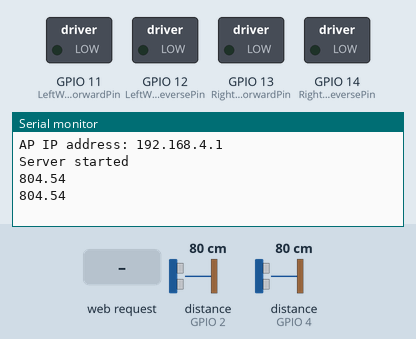
Recording of a sketch running on a simulated ESP32-S3. Shown: switched loads named in the sketch (green lamp = pin HIGH), the last lines printed to the serial monitor. Wiring (inferred from the names in the program): 2 × ultrasonic range finder: trigger GPIO 1, echo GPIO 2 / trigger GPIO 3, echo GPIO 4. The inputs (shaded band) are chosen by the test bench; at power-on: distance to the obstacle (sensors on GPIO 2, GPIO 4) 80 cm. The echo pulse lasts 58.3 µs per cm; pins used as bus, display or sensor lines are not drawn.

Above: at 1.4 s.
1.5 s: HTTP request GET /H received
At 2.04 s:
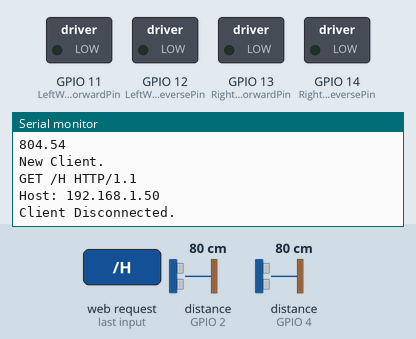
3.3 s: HTTP request GET /L received
At 3.88 s:
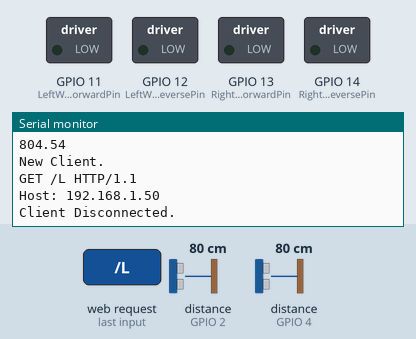

Measured:
- after the input at 1.5 s, the serial monitor: prints a new line after 0.33 s (image 1)
- after the input at 3.3 s, the serial monitor: prints a new line after 0.37 s (image 2)

The sketch:

MazeCar_Code_.ino
```cpp
#include <WiFi.h>
#include <WiFiClient.h>
#include <WiFiAP.h>

//Pins for Ultrasonic Sensors
const int pingPinStraight = A2; // Trigger Pin of Ultrasonic Sensor Facing Straight
const int echoPinStraight = A3; // Echo Pin of Ultrasonic Sensor Facing Straight
long durationStraight;

const int pingPinRight = A0; // Trigger Pin of Ultrasonic Sensor Facing Right
const int echoPinRight = A1; // Echo Pin of Ultrasonic Sensor Facing Right
long durationRight;

const float c = 3.45e5;    // approximate speed of sound (m/s)
const int freq = 5000;     // PWM frequency in Hz
const int resolution = 8;  // PWM resolution in bits

//Pins for controlling the wheels
const int LeftWheelsForwardPin= 11;
const int LeftWheelsReversePin= 12 ;

const int RightWheelsForwardPin= 13;
const int RightWheelsReversePin= 14;

const int SleepPin= 9;

// Wifi Credentials for connecting to the car:
const char *ssid = "MazeCar1";
const char *password = "mazecar1";

WiFiServer server(80);

void setup() {
// US100 Echo Sensor For straight distance
pinMode(pingPinStraight, OUTPUT);
pinMode(echoPinStraight, INPUT);
digitalWrite(pingPinStraight, LOW);
Serial.begin(115200);

// US100 Echo Sensor For Right distance
pinMode(pingPinRight, OUTPUT);
pinMode(echoPinRight, INPUT);
digitalWrite(pingPinRight, LOW);
Serial.begin(115200);

//Setup for wheel control
pinMode(LeftWheelsForwardPin, OUTPUT);
pinMode(LeftWheelsReversePin, OUTPUT);
pinMode(RightWheelsForwardPin, OUTPUT);
pinMode(RightWheelsReversePin, OUTPUT);
Serial.begin(115200);
ledcSetup(0, freq, resolution);
ledcAttachPin(LeftWheelsForwardPin, 0);
ledcAttachPin(LeftWheelsReversePin, 0);
ledcAttachPin(RightWheelsForwardPin, 0);
ledcAttachPin(RightWheelsReversePin, 0);

// Setting up the sleep pin to disable driving
pinMode(SleepPin, OUTPUT);

// Further code for the Wifi Server:
if (!WiFi.softAP(ssid, password)) {
    log_e("Soft AP creation failed.");
    while(1);
  }
  IPAddress myIP = WiFi.softAPIP();
  Serial.print("AP IP address: ");
  Serial.println(myIP);
  server.begin();

  Serial.println("Server started");
}

void loop() {
// *** US100 Echo Sensor Straigth distance value ***
digitalWrite(pingPinStraight, HIGH);
delayMicroseconds(10);
digitalWrite(pingPinStraight, LOW);
durationStraight = pulseIn(echoPinStraight, HIGH); // returns length of high pulse
float distanceStraight = (durationStraight * 1.e-6 * c / 2);
delay(300);
Serial.println(distanceStraight);

// *** US100 Echo Sensor Right distance value ***
digitalWrite(pingPinRight, HIGH);
delayMicroseconds(10);
digitalWrite(pingPinRight, LOW);
durationRight = pulseIn(echoPinRight, HIGH); // returns length of high pulse
float distanceRight = (durationRight * 1.e-6 * c / 2);
delay(300);

//Code For the behavior of the car for different cases
if (distanceStraight>distanceRight){
ledcWrite(LeftWheelsForwardPin,255);   //This loop causes car to go STRAIGHT as long as
ledcWrite(LeftWheelsReversePin,0);     //distance STRAIGHT is the further distance
ledcWrite(RightWheelsForwardPin,255);
ledcWrite(RightWheelsReversePin,0);
}

if (distanceStraight<distanceRight){
ledcWrite(LeftWheelsForwardPin,255);  //This loop causes the car to turn RIGHT when
ledcWrite(LeftWheelsReversePin,0);    //distance to right is greater than straight
ledcWrite(RightWheelsForwardPin,0);   //turn should be 90 degrees
ledcWrite(RightWheelsReversePin,255);
delay(3000);                          //Turning occurs for 3 seconds, then car stops until new measurement is taken
ledcWrite(LeftWheelsForwardPin,0);
ledcWrite(LeftWheelsReversePin,0);
ledcWrite(RightWheelsForwardPin,0);
ledcWrite(RightWheelsReversePin,0);
}

if (distanceStraight < 10 && distanceRight < 10 ){
ledcWrite(LeftWheelsForwardPin,0);    //This loop causes the car to turn LEFT when
ledcWrite(LeftWheelsReversePin,255);  //distance to RIGHT AND STRAIGHT is smaller than 10cm.
ledcWrite(RightWheelsForwardPin,255); //Car Sees it is stuck in Corner
ledcWrite(RightWheelsReversePin,0);
delay(3000);                          //Turning occurs for 3 seconds, then car stops until new measurement is taken
ledcWrite(LeftWheelsForwardPin,0);
ledcWrite(LeftWheelsReversePin,0);
ledcWrite(RightWheelsForwardPin,0);
ledcWrite(RightWheelsReversePin,0);
}

if (distanceStraight < 1 ){
ledcWrite(LeftWheelsForwardPin,0);    //This loop causes the car to Reverse when
ledcWrite(LeftWheelsReversePin,255);  //distance to STRAIGHT wall is smaller than 1cm.
ledcWrite(RightWheelsForwardPin,0);   //Car hit wall straight on.
ledcWrite(RightWheelsReversePin,255);
delay(3000);                          //Turning occurs for 3 seconds, then car stops until new measurement is taken
ledcWrite(LeftWheelsForwardPin,0);
ledcWrite(LeftWheelsReversePin,0);
ledcWrite(RightWheelsForwardPin,0);
ledcWrite(RightWheelsReversePin,0);
}


// The rest of the code is for the Wifi server
WiFiClient client = server.available();   // listen for incoming clients

  if (client) {                             // if you get a client,
    Serial.println("New Client.");           // print a message out the serial port
    String currentLine = "";                // make a String to hold incoming data from the client
    while (client.connected()) {            // loop while the client's connected
      if (client.available()) {             // if there's bytes to read from the client,
        char c = client.read();             // read a byte, then
        Serial.write(c);                    // print it out the serial monitor
        if (c == '\n') {                    // if the byte is a newline character

          // if the current line is blank, you got two newline characters in a row.
          // that's the end of the client HTTP request, so send a response:
          if (currentLine.length() == 0) {
            // HTTP headers always start with a response code (e.g. HTTP/1.1 200 OK)
            // and a content-type so the client knows what's coming, then a blank line:
            client.println("HTTP/1.1 200 OK");
            client.println("Content-type:text/html");
            client.println();

            // the content of the HTTP response follows the header:
            client.print("Click <a href=\"/H\">here</a> to turn ON the car.<br>");
            client.print("Click <a href=\"/L\">here</a> to turn OFF the car.<br>");

            // The HTTP response ends with another blank line:
            client.println();
            // break out of the while loop:
            break;
          } else {    // if you got a newline, then clear currentLine:
            currentLine = "";
          }
        } else if (c != '\r') {  // if you got anything else but a carriage return character,
          currentLine += c;      // add it to the end of the currentLine
        }

        // Check to see if the client request was "GET /H" or "GET /L":
        if (currentLine.endsWith("GET /H")) {
          digitalWrite(SleepPin, HIGH);               // GET /H turns the Car on
        }
        if (currentLine.endsWith("GET /L")) {
          digitalWrite(SleepPin, LOW);                // GET /L turns the Car off
        }
      }
    }
    // close the connection:
    client.stop();
    Serial.println("Client Disconnected.");
  }

}
```
